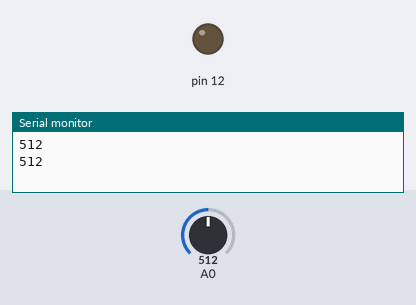
The sketch below on a simulated Arduino Uno, built with avr-gcc and run on an emulated ATmega328P. On the bench: output pins drawn as LEDs (lit = HIGH), the last lines printed to the serial monitor. Inputs (shaded band) come from the test bench; at power-on: A0 = 512.

Above: at 1.8 s.
1.9 s: A0 set to 484
At 2.5 s:
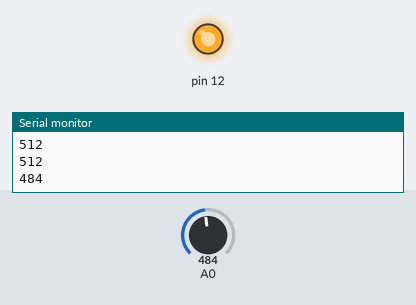
3.6 s: A0 set to 511
At 5.3 s:
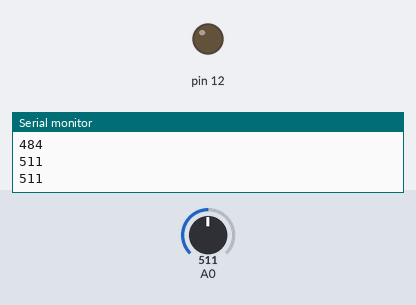
5.7 s: A0 set to 306
At 6.9 s:
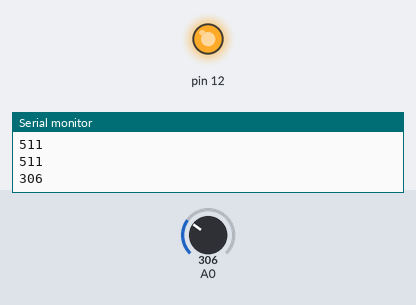
Timing chart, 0 to 8.7 s (numbered marks = the images above; inputs shaded):
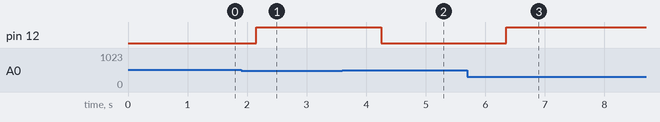

The sketch:

LDR.ino
```cpp
int light_sensitivity=500;
void setup() {
  // put your setup code here, to run once:
Serial.begin(9600);
pinMode(12,OUTPUT);
}

void loop() {
  // put your main code here, to run repeatedly:
 int LDRValue=analogRead(A0);
 Serial.println(LDRValue);
 delay(50);
 if(LDRValue<light_sensitivity)
 digitalWrite(12,HIGH);
 else
 digitalWrite(12,LOW);
 delay(1000);
}
```

Measured:
- the behaviour switches between 500 and 499 on A0 (found by bisection; images 0 and 1)
- after the input at 1.9 s, pin 12: LOW → HIGH after 0.25 s
- after the input at 3.6 s, pin 12: HIGH → LOW after 0.65 s
- after the input at 5.7 s, pin 12: LOW → HIGH after 0.65 s
